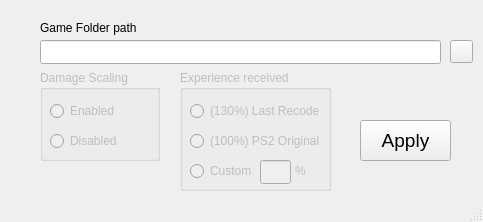
<?xml version="1.0" encoding="UTF-8"?>
<ui version="4.0">
 <class>MainWindow</class>
 <widget class="QMainWindow" name="MainWindow">
  <property name="geometry">
   <rect>
    <x>0</x>
    <y>0</y>
    <width>483</width>
    <height>222</height>
   </rect>
  </property>
  <property name="windowTitle">
   <string>MainWindow</string>
  </property>
  <property name="locale">
   <locale language="English" country="UnitedStates"/>
  </property>
  <widget class="QWidget" name="centralwidget">
   <widget class="QLineEdit" name="LE_FolderPath">
    <property name="geometry">
     <rect>
      <x>40</x>
      <y>40</y>
      <width>401</width>
      <height>24</height>
     </rect>
    </property>
    <property name="readOnly">
     <bool>true</bool>
    </property>
   </widget>
   <widget class="QToolButton" name="TB_ChooseFolder">
    <property name="geometry">
     <rect>
      <x>450</x>
      <y>40</y>
      <width>23</width>
      <height>23</height>
     </rect>
    </property>
    <property name="text">
     <string/>
    </property>
   </widget>
   <widget class="QGroupBox" name="GB_DmgScaling">
    <property name="enabled">
     <bool>false</bool>
    </property>
    <property name="geometry">
     <rect>
      <x>40</x>
      <y>70</y>
      <width>120</width>
      <height>91</height>
     </rect>
    </property>
    <property name="title">
     <string>Damage Scaling</string>
    </property>
    <property name="checkable">
     <bool>false</bool>
    </property>
    <widget class="QRadioButton" name="RB_DSEnabled">
     <property name="geometry">
      <rect>
       <x>10</x>
       <y>30</y>
       <width>91</width>
       <height>22</height>
      </rect>
     </property>
     <property name="text">
      <string>Enabled</string>
     </property>
    </widget>
    <widget class="QRadioButton" name="RB_DSDisabled">
     <property name="geometry">
      <rect>
       <x>10</x>
       <y>60</y>
       <width>91</width>
       <height>22</height>
      </rect>
     </property>
     <property name="text">
      <string>Disabled</string>
     </property>
    </widget>
   </widget>
   <widget class="QGroupBox" name="GB_Exp">
    <property name="enabled">
     <bool>false</bool>
    </property>
    <property name="geometry">
     <rect>
      <x>180</x>
      <y>70</y>
      <width>151</width>
      <height>121</height>
     </rect>
    </property>
    <property name="title">
     <string>Experience received</string>
    </property>
    <widget class="QRadioButton" name="RB_EXPLastRecode">
     <property name="geometry">
      <rect>
       <x>10</x>
       <y>30</y>
       <width>131</width>
       <height>22</height>
      </rect>
     </property>
     <property name="text">
      <string>(130%) Last Recode</string>
     </property>
    </widget>
    <widget class="QRadioButton" name="radioButton_4">
     <property name="geometry">
      <rect>
       <x>10</x>
       <y>60</y>
       <width>131</width>
       <height>22</height>
      </rect>
     </property>
     <property name="text">
      <string>(100%) PS2 Original</string>
     </property>
    </widget>
    <widget class="QRadioButton" name="radioButton_5">
     <property name="geometry">
      <rect>
       <x>10</x>
       <y>90</y>
       <width>91</width>
       <height>22</height>
      </rect>
     </property>
     <property name="text">
      <string>Custom</string>
     </property>
    </widget>
    <widget class="QLineEdit" name="lineEdit_2">
     <property name="geometry">
      <rect>
       <x>80</x>
       <y>90</y>
       <width>31</width>
       <height>24</height>
      </rect>
     </property>
    </widget>
    <widget class="QLabel" name="label_2">
     <property name="geometry">
      <rect>
       <x>115</x>
       <y>90</y>
       <width>21</width>
       <height>21</height>
      </rect>
     </property>
     <property name="text">
      <string>%</string>
     </property>
    </widget>
   </widget>
   <widget class="QLabel" name="L_FolderPath">
    <property name="geometry">
     <rect>
      <x>40</x>
      <y>20</y>
      <width>131</width>
      <height>16</height>
     </rect>
    </property>
    <property name="locale">
     <locale language="English" country="UnitedStates"/>
    </property>
    <property name="text">
     <string>Game Folder path</string>
    </property>
    <property name="scaledContents">
     <bool>false</bool>
    </property>
   </widget>
   <widget class="QPushButton" name="pushButton">
    <property name="geometry">
     <rect>
      <x>360</x>
      <y>120</y>
      <width>91</width>
      <height>41</height>
     </rect>
    </property>
    <property name="font">
     <font>
      <pointsize>14</pointsize>
     </font>
    </property>
    <property name="text">
     <string>Apply</string>
    </property>
   </widget>
  </widget>
  <widget class="QStatusBar" name="statusbar"/>
 </widget>
 <resources/>
 <connections/>
</ui>
